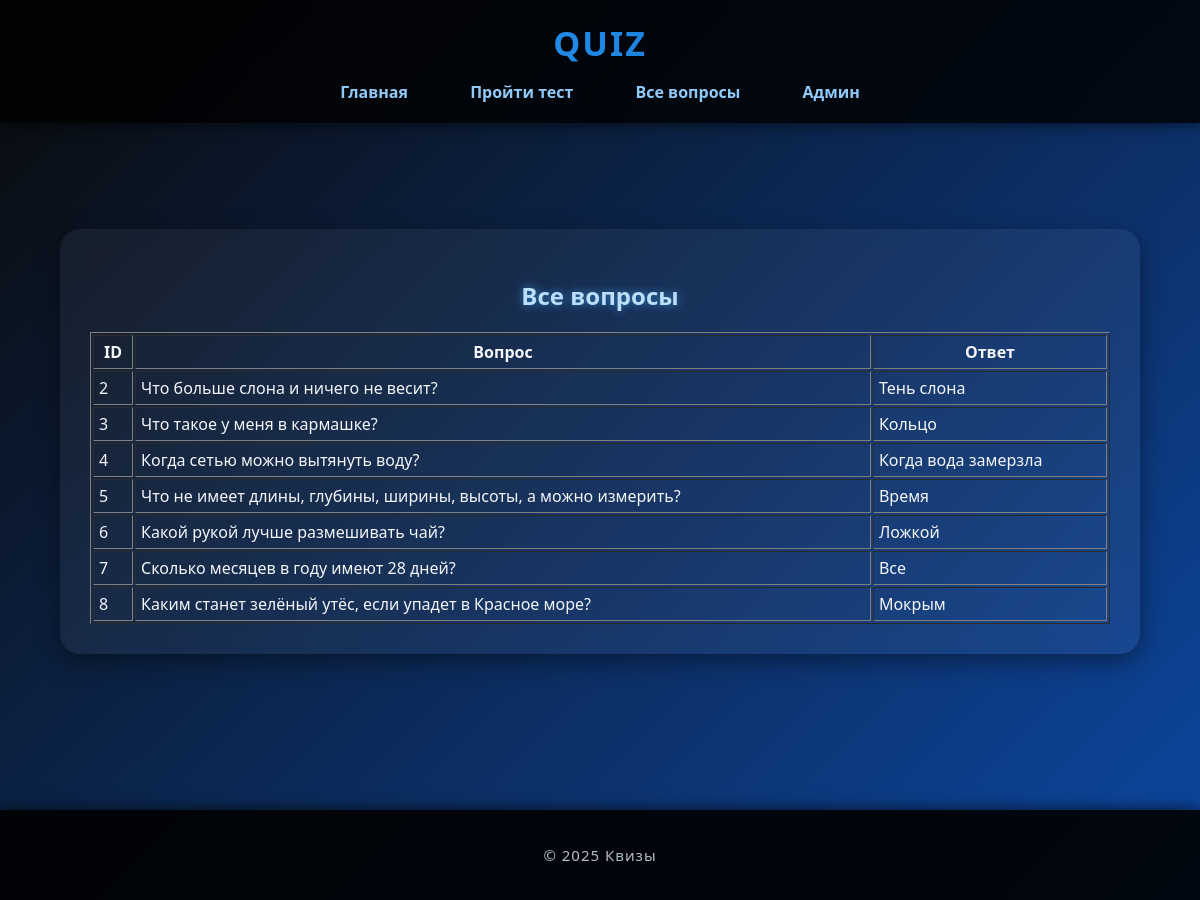
The page /questions/ on the database as committed earlier.
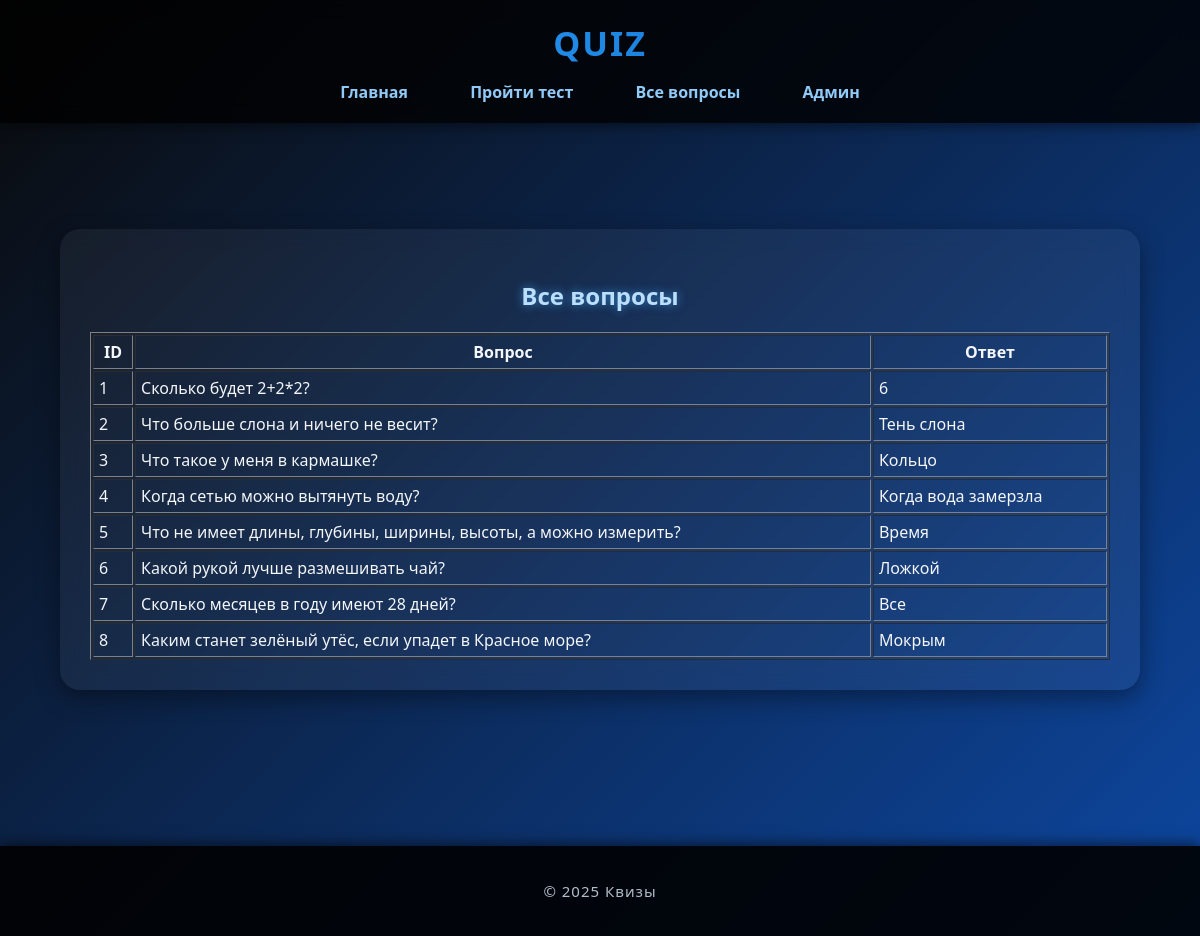
The same page on the database as committed later.
### models.py (models this page shows, shortened)
class Question(db.Model):
    __tablename__ = 'question'
    id = db.Column(db.Integer, primary_key=True)
    question = db.Column(db.String(250), nullable=False)
    answer   = db.Column(db.String(100), nullable=False)
    wrong1   = db.Column(db.String(100), nullable=False)
    wrong2   = db.Column(db.String(100), nullable=False)
    wrong3   = db.Column(db.String(100), nullable=False)

### main.py (the view)
@app.route('/questions/')
def view_questions():
    questions = Question.query.all()
    return render_template('questions.html', questions=questions, html_config=html_config)

### templates/questions.html
{% extends "base.html" %}
{% block content %}
<h2 style="text-align:center;">Все вопросы</h2>
<table border="1" width="100%" cellpadding="5">
    <tr>
        <th>ID</th>
        <th>Вопрос</th>
        <th>Ответ</th>
    </tr>
    {% for q in questions %}
    <tr>
        <td>{{ q.id }}</td>
        <td>{{ q.question }}</td>
        <td>{{ q.answer }}</td>
    </tr>
    {% endfor %}
</table>
{% endblock %}

Rows that differ between the two databases and show on the page:
added Question: id "1", question "Сколько будет 2+2*2?", answer "6"
